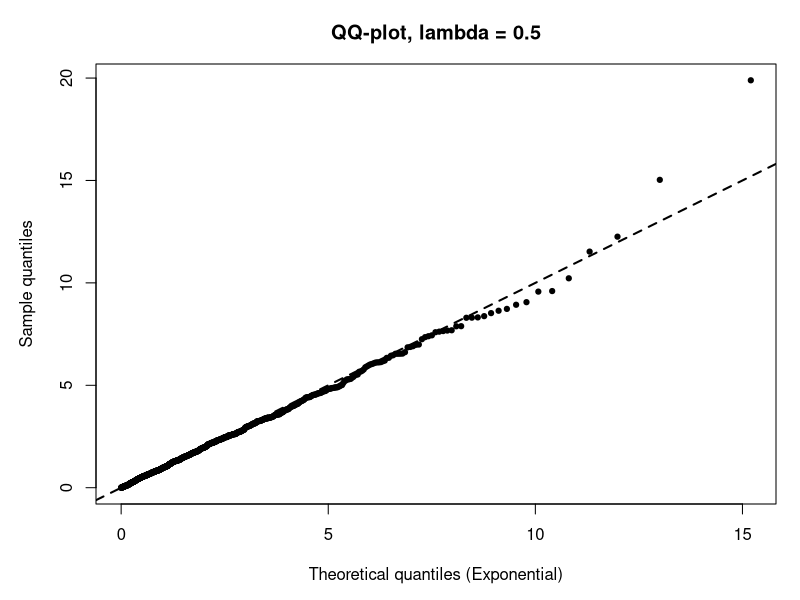
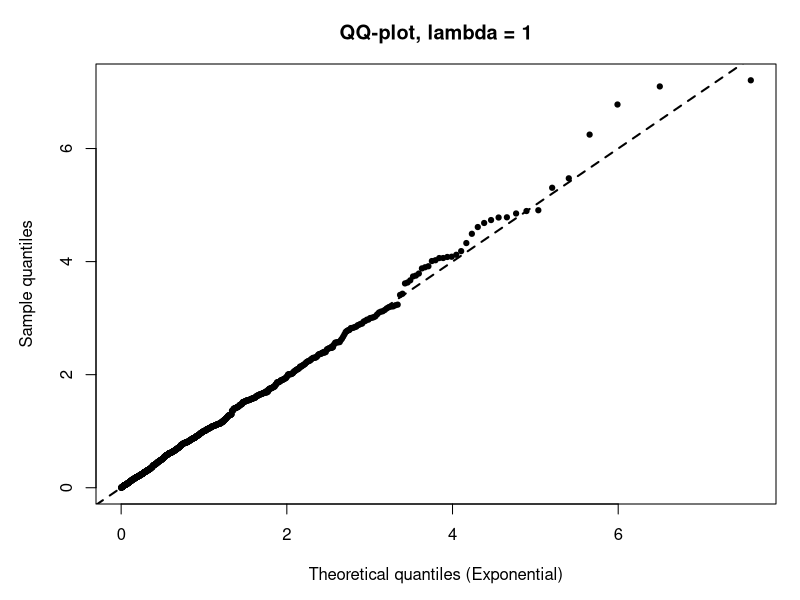
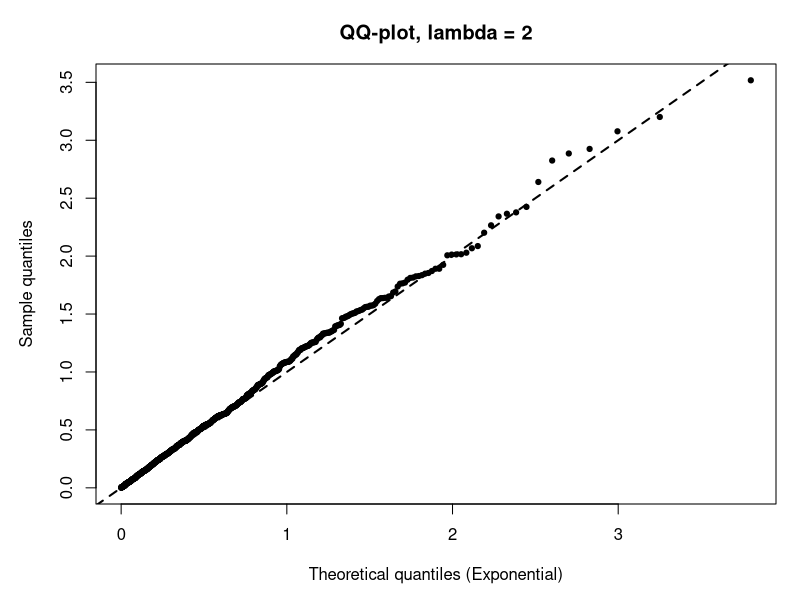
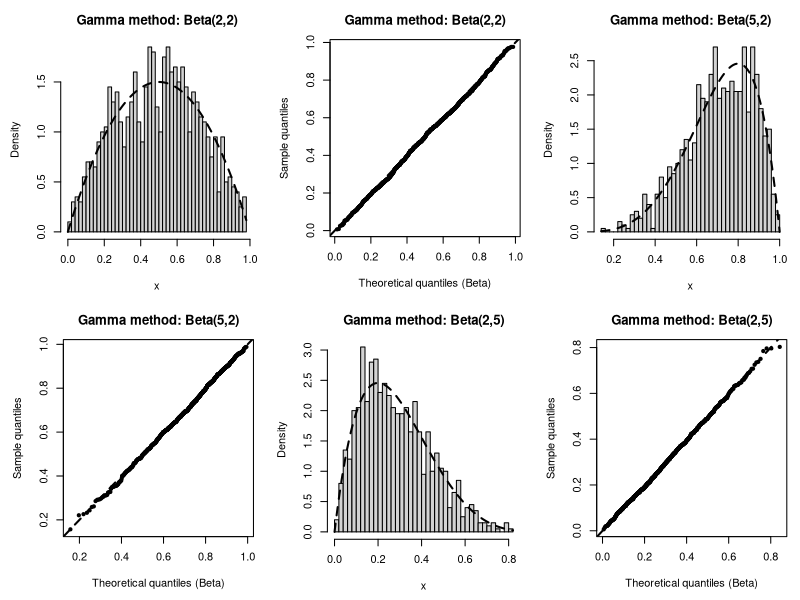
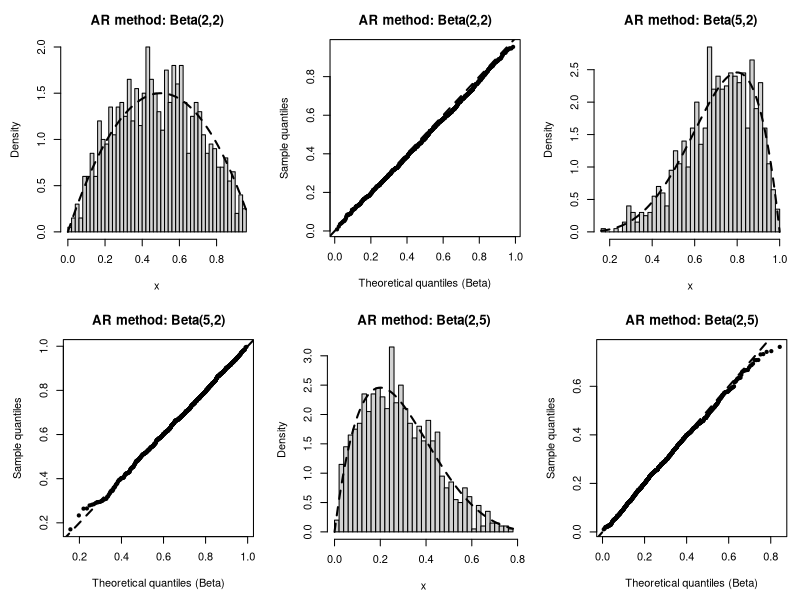

Reproduce these figures in R, in order.
## ---- chunk 1
set.seed(12321492)
knitr::opts_chunk$set(echo = TRUE, message = FALSE, warning = FALSE, fig.width = 6, fig.height = 4, dpi = 150)
## ---- chunk 2
rexpo_inv <- function(n, lambda) {
  stopifnot(is.numeric(n), length(n) == 1, n >= 1, is.finite(n))
  stopifnot(is.numeric(lambda), length(lambda) == 1, lambda > 0, is.finite(lambda))
  u <- runif(n)                        # generate Uniform(0,1) random numbers
  x <- -log1p(-u) / lambda             # numerically stable form of -log(1 - u) / lambda
  return(x)
}
## ---- chunk 3
qq_exp <- function(x, lambda, main = NULL, pt_cex = 0.7) {
  n <- length(x)
  probs <- ppoints(n)
  q_theory <- qexp(probs, rate = lambda)
  q_sample <- sort(x)

  old_par <- par(mar = c(4.8, 4.8, 3.2, 1.2))
  on.exit(par(old_par), add = TRUE)

  qqplot(q_theory, q_sample,
         xlab = "Theoretical quantiles (Exponential)",
         ylab = "Sample quantiles",
         main = if (is.null(main)) paste0("QQ-plot, lambda = ", lambda) else main,
         pch = 19, cex = pt_cex)
  abline(0, 1, lwd = 2, lty = 2)
}
## ---- chunk 4
lambdas <- c(0.5, 1.0, 2.0)             # three rate parameters
n_per_lambda <- 1000                    # 1000 samples for each

# Generate the samples
samples <- lapply(lambdas, function(lmb) rexpo_inv(n_per_lambda, lmb))

# Compare sample means to theoretical means
means_df <- data.frame(
  lambda = lambdas,
  theoretical_mean = 1 / lambdas,
  sample_mean = sapply(samples, mean)
)
print(means_df, row.names = FALSE)

qq_exp(samples[[1]], lambdas[1])

qq_exp(samples[[2]], lambdas[2])

qq_exp(samples[[3]], lambdas[3])
## ---- chunk 5
rbeta_from_gamma <- function(n, a, b) {
  stopifnot(n >= 1, a > 0, b > 0)
  x <- rgamma(n, shape = a, rate = 1)
  y <- rgamma(n, shape = b, rate = 1)
  z <- x / (x + y)
  return(z)
}
## ---- chunk 6
rbeta_ar_22 <- function(n) {
  a <- 2; b <- 2
  M <- dbeta(0.5, a, b)   # = 1.5 exactly for Beta(2, 2)
  out <- numeric(0)
  while (length(out) < n) {
    y <- runif(n)          # proposal draws
    u <- runif(n)
    keep <- u <= dbeta(y, a, b) / M
    out <- c(out, y[keep])
  }
  out[seq_len(n)]
}
## ---- chunk 7
rbeta_ar_ab <- function(n, a, b) {
  stopifnot(n >= 1, a > 1, b > 1)
  m <- (a - 1) / (a + b - 2)      # mode
  M <- dbeta(m, a, b)             # supremum of the pdf on (0,1)
  out <- numeric(0)
  while (length(out) < n) {
    y <- runif(n)                 # proposal from Uniform(0,1)
    u <- runif(n)
    keep <- u <= dbeta(y, a, b) / M
    out <- c(out, y[keep])
  }
  out[seq_len(n)]
}
## ---- chunk 8
plot_beta_hist <- function(x, a, b, main = NULL) {
  old <- par(mar = c(4.6, 4.6, 3.0, 1.0)); on.exit(par(old), add = TRUE)
  hist(x, breaks = 40, freq = FALSE,
       xlab = "x", ylab = "Density",
       main = if (is.null(main)) paste0("Histogram with Beta(", a, ",", b, ") density") else main)
  curve(dbeta(x, a, b), add = TRUE, lwd = 2, lty = 2)
}

qq_beta <- function(x, a, b, main = NULL, pt_cex = 0.65) {
  n <- length(x)
  probs <- ppoints(n)
  q_theory <- qbeta(probs, shape1 = a, shape2 = b)
  q_sample <- sort(x)
  old <- par(mar = c(4.8, 4.8, 3.0, 1.0)); on.exit(par(old), add = TRUE)
  qqplot(q_theory, q_sample,
         xlab = "Theoretical quantiles (Beta)",
         ylab = "Sample quantiles",
         main = if (is.null(main)) paste0("QQ-plot, Beta(", a, ",", b, ")") else main,
         pch = 19, cex = pt_cex)
  abline(0, 1, lwd = 2, lty = 2)
}
## ---- chunk 9
set.seed(12321492)

n <- 1000
param_sets <- list(
  c(2, 2),   # symmetric, bell-shaped on (0,1)
  c(5, 2),   # skewed toward 1
  c(2, 5)    # skewed toward 0
)

# Draw with both methods
samp_gamma <- lapply(param_sets, function(p) rbeta_from_gamma(n, p[1], p[2]))
samp_ar    <- list(
  rbeta_ar_22(n),
  rbeta_ar_ab(n, 5, 2),
  rbeta_ar_ab(n, 2, 5)
)

# Quick numeric check: sample means vs theory a/(a+b)
check_df <- data.frame(
  a = sapply(param_sets, `[[`, 1),
  b = sapply(param_sets, `[[`, 2),
  theoretical_mean = sapply(param_sets, function(p) p[1] / (p[1] + p[2])),
  mean_gamma = sapply(samp_gamma, mean),
  mean_ar    = sapply(samp_ar, mean)
)
print(check_df, row.names = FALSE)
## ---- chunk 10
op <- par(mfrow = c(2, 3))
for (i in seq_along(param_sets)) {
a <- param_sets[[i]][1]; b <- param_sets[[i]][2]
plot_beta_hist(samp_gamma[[i]], a, b,
main = paste0("Gamma method: Beta(", a, ",", b, ")"))
qq_beta(samp_gamma[[i]], a, b,
main = paste0("Gamma method: Beta(", a, ",", b, ")"))
}
par(op)
## ---- chunk 11
op <- par(mfrow = c(2, 3))
for (i in seq_along(param_sets)) {
a <- param_sets[[i]][1]; b <- param_sets[[i]][2]
plot_beta_hist(samp_ar[[i]], a, b,
main = paste0("AR method: Beta(", a, ",", b, ")"))
qq_beta(samp_ar[[i]], a, b,
main = paste0("AR method: Beta(", a, ",", b, ")"))
}
par(op)
